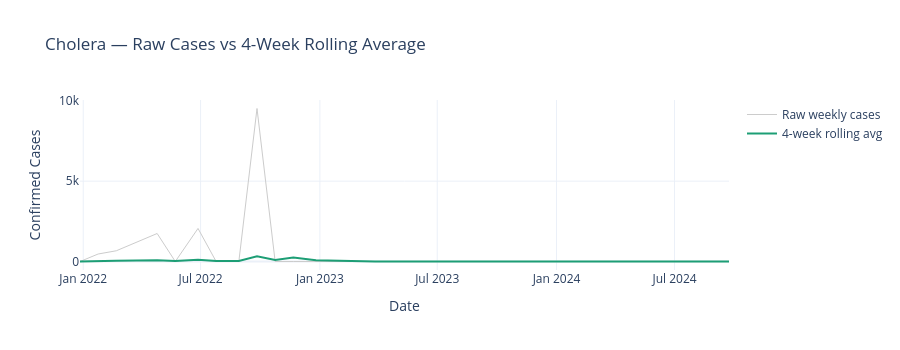

The cell this chart's notebook holds for it:
### Markdown cell above
## 2. Rolling Metrics

Add 4-week rolling average and week-on-week percentage change to the master DataFrame.

### Code cell
df = add_rolling_metrics(df)

print('✅ Rolling metrics added')
print(f'   cases_4wk_avg   : {df["cases_4wk_avg"].notna().sum():,} non-null values')
print(f'   pct_change_wow  : {df["pct_change_wow"].notna().sum():,} non-null values')

# Visualise rolling average vs raw for cholera
cholera_df = (
    df[df['disease'] == Diseases.CHOLERA]
    .groupby('report_date')
    .agg(confirmed_cases=('confirmed_cases','sum'),
         cases_4wk_avg=('cases_4wk_avg','mean'))
    .reset_index()
    .sort_values('report_date')
)

fig = go.Figure()
fig.add_trace(go.Scatter(
    x=cholera_df['report_date'], y=cholera_df['confirmed_cases'],
    name='Raw weekly cases', line=dict(color='#cccccc', width=1)
))
fig.add_trace(go.Scatter(
    x=cholera_df['report_date'], y=cholera_df['cases_4wk_avg'],
    name='4-week rolling avg', line=dict(color='#1D9E75', width=2)
))
fig.update_layout(
    title='Cholera — Raw Cases vs 4-Week Rolling Average',
    xaxis_title='Date', yaxis_title='Confirmed Cases',
    template='plotly_white', height=350
)
fig.show()
